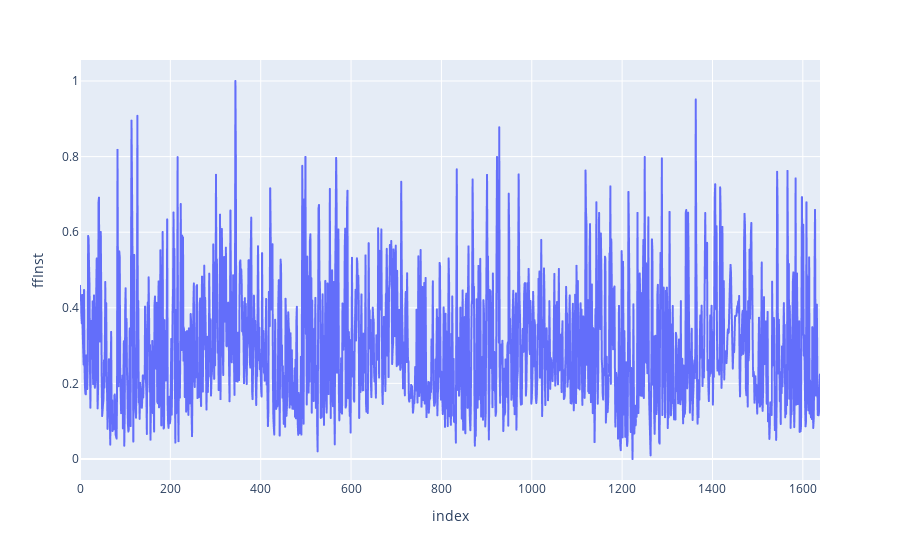

Notebook source saved alongside this figure:
### Code cell
px.line(df_knn_viento_imputed, y='ffInst')

### Figure 1 — Plotly figure (JSON) as saved in the notebook; plotly's stock layout.template omitted (floating-point values rounded to 4 significant figures; data arrays with more than 128 entries replaced by an {"elided": "..."} marker saying what was removed)
{"data": [{"hovertemplate": "index=%{x}<br>ffInst=%{y}<extra></extra>", "legendgroup": "", "line": {"color": "#636efa", "dash": "solid"}, "marker": {"symbol": "circle"}, "mode": "lines", "name": "", "showlegend": false, "type": "scattergl", "x": {"elided": "1639 int values"}, "xaxis": "x", "y": {"elided": "1639 float values"}, "yaxis": "y"}], "layout": {"legend": {"tracegroupgap": 0}, "margin": {"t": 60}, "xaxis": {"anchor": "y", "domain": [0, 1], "title": {"text": "index"}}, "yaxis": {"anchor": "x", "domain": [0, 1], "title": {"text": "ffInst"}}}}
